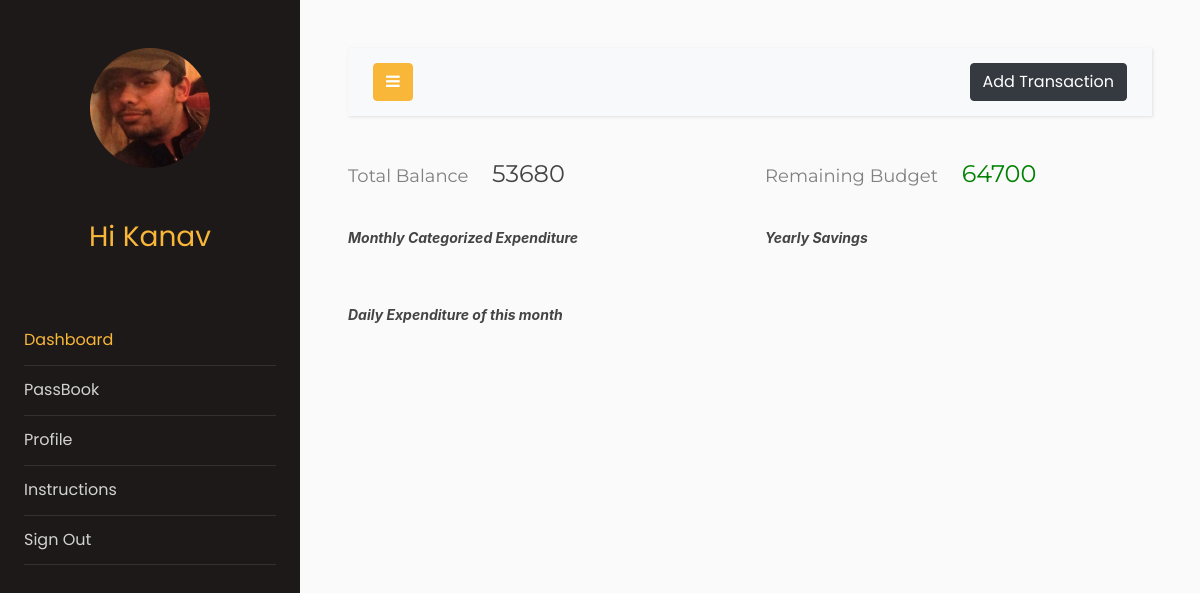
The app's page /dashboard (signed in) with its own data.
### models.py (models this page shows, shortened)
class Users(db.Model, UserMixin):
    __tablename__ = "users"
    id = db.Column(db.Integer, primary_key=True)
    email = db.Column(db.String(64), unique=True, index=True)
    name = db.Column(db.String(64))
    pasword_hash = db.Column(db.String(128))
    income = db.Column(db.Integer)
    budget = db.Column(db.Integer, default=0)
    profile_image = db.Column(
        db.String(128), nullable=False, default="default_profile.jpeg"
    )
    trans = db.relationship("Transactions", backref="User", lazy="dynamic")

### app.py (the view, shortened to what this page needs)
@app.route("/dashboard", methods=["GET", "POST"])
@login_required
def dashboard():
    transForm = transactionForm()
    bar = ghaint_chart()
    line = baseGraph()
    line2 = baseGraph2()
    line3 = savingGraph()
    line4 = savingGraph2()
    TotalBal = totalBal()
    LeftBal = leftBal()
    return render_template(
        "dashboard.html",
        transForm=transForm,
        plot=bar,
        plot2=line,
        plot3=line2,
        plot4=line3,
        plot5=line4,
        totalBal=TotalBal,
        leftBal=LeftBal,
    )

### basicGraph.py (called while the page is built)
def expenditure(mydate):
    amount = 0
    uid = current_user.id
    for obj in Transactions.query.filter_by(userId = uid).all():
        if obj.date.year == today.year and obj.date.month == today.month and obj.date.day <= mydate:
            if obj.cashFlow == 2:
                amount += obj.amount
    return amount

def basic_graph():
    x = np.arange(31)
    y = [0]*31
    uid = current_user.id
    for obj in Transactions.query.filter_by(userId = uid).all():
        if obj.date.year == today.year and obj.date.month == today.month and obj.cashFlow == 2:
            y[obj.date.day] += obj.amount
    return x,y

def basic_graph2():
    x = np.arange(31)
    y = [0]*31
    for xi in x:
        y[xi] = expenditure(xi)
    return x,y

### graphs.py (called while the page is built)
def savingGraph():
    x, y = savings()
    df = pd.DataFrame({"x": x, "y": y})  # creating a sample dataframe
    data = [
        go.Scatter(x=df["x"], y=df["y"], mode="lines", name="Monthly")
    ]  # assign x as the dataframe column 'x'
    graphJSON = json.dumps(data, cls=plotly.utils.PlotlyJSONEncoder)
    return graphJSON

def savingGraph2():
    x, y = savings2()
    df = pd.DataFrame({"x": x, "y": y})  # creating a sample dataframe
    data = [
        go.Scatter(x=df["x"], y=df["y"], mode="lines", name="Aggregate")
    ]  # assign x as the dataframe column 'x'
    graphJSON = json.dumps(data, cls=plotly.utils.PlotlyJSONEncoder)
    return graphJSON

def baseGraph():
    x, y = basic_graph()
    df = pd.DataFrame({"x": x, "y": y})  # creating a sample dataframe
    data = [
        go.Scatter(x=df["x"], y=df["y"], mode="lines", name="Daily")
    ]  # assign x as the dataframe column 'x'
    graphJSON = json.dumps(data, cls=plotly.utils.PlotlyJSONEncoder)
    return graphJSON

def baseGraph2():
    x, y = basic_graph2()
    df = pd.DataFrame({"x": x, "y": y})  # creating a sample dataframe
    data = [
        go.Scatter(x=df["x"], y=df["y"], mode="lines", name="Aggregate")
    ]  # assign x as the dataframe column 'x'
    graphJSON = json.dumps(data, cls=plotly.utils.PlotlyJSONEncoder)
    return graphJSON

def ghaint_chart():
    x, y = xyfunc()
    df = pd.DataFrame({"x": x, "y": y})  # creating a sample dataframe
    data = [
        go.Pie(
            labels=df["x"],
            values=df["y"],
            hole=0.4,
            title="This Months expenses",
        )
    ]  # assign x as the dataframe column 'x'
    graphJSON = json.dumps(data, cls=plotly.utils.PlotlyJSONEncoder)
    return graphJSON

### templates/dashboard.html (shortened to what this page needs)
<!doctype html>
<html lang="en">
  <head>
		<link rel="stylesheet" href="https://stackpath.bootstrapcdn.com/font-awesome/4.7.0/css/font-awesome.min.css">
    <link rel="stylesheet" href="{{ url_for('static', filename='css1/style.css') }}">
  </head>
  <body style="overflow-x: hidden;">
		<div class="wrapper d-flex align-items-stretch">
			<nav id="sidebar">
				<div class="p-4 pt-5">
		  		<a href="#" class="img logo rounded-circle mb-5" style="background-image: url({{url_for('static',filename='profile_pics/'+current_user.profile_image)}});"></a>
          <h3 style="color: #f8b739; font-family: Poppins, Arial, sans-serif; text-align: center;">Hi {{current_user.name}}</h3>
          <br>
          <br>
          <ul class="list-unstyled components mb-5">
	          <li class="active">
	            <a href="{{url_for('dashboard')}}" >Dashboard</a>
	          </li>
            <li>
              <a href="{{url_for('passbook')}}">PassBook</a>
            </li>
            <li>
              <a href="{{url_for('profile')}}">Profile</a>
            </li>
            <li>
              <a href="{{url_for('instructions')}}">Instructions</a>
          </li>
	          <li>
              <a href="{{url_for('logout')}}">Sign Out</a>
            </li>
	        </ul>
	      </div>
    	</nav>
      <div id="content" class="p-4 p-md-5">
        <nav class="navbar navbar-expand-lg navbar-light bg-light">
          <div class="container-fluid">
            <button type="button" id="sidebarCollapse" class="btn btn-primary">
              <i class="fa fa-bars"></i>
            </button>
            <button class="btn btn-dark ml-auto d-inline-block" data-toggle="modal" data-target="#transaction">Add Transaction</button>
          </div>
        </nav>
        <div class="row">
          <div class="col-md-6">
            <h4 style="font-family: Montserrat; color: #444;"><span style="color: grey; font-size: large;">Total Balance &nbsp &nbsp </span>{{totalBal}}</h4>
          </div>
          <div class="col-md-6">
            {%if leftBal>=0%}
            <h4 style="font-family: Montserrat; color: #444;"><span style="color: grey; font-size: large;">Remaining Budget &nbsp &nbsp </span><span style="color: green;">{{leftBal}}</span></h4>
            {%else%}
            <h4 style="font-family: Montserrat; color: #444;"><span style="color: grey; font-size: large;">Overspent &nbsp &nbsp </span><span style="color: red;">{{(-leftBal)}}</span></h4>
            {%endif%}
          </div>
        </div>
        <br>
          <div class="row">
            <div class="col-md-6">
              <em style="font-family:-apple-system, BlinkMacSystemFont, 'Segoe UI', Roboto, Oxygen, Ubuntu, Cantarell, 'Open Sans', 'Helvetica Neue', sans-serif; color: #444; font-weight: bold;">
                Monthly Categorized Expenditure</em>
            </div>
            <div class="col-md-6">
              <em
                style="font-family:-apple-system, BlinkMacSystemFont, 'Segoe UI', Roboto, Oxygen, Ubuntu, Cantarell, 'Open Sans', 'Helvetica Neue', sans-serif; color: #444; font-weight: bold;">
                Yearly Savings</em>
            </div>
            </div>
            <div class="row">
              <div class="col-md-12">
                <em
                    style="font-family:-apple-system, BlinkMacSystemFont, 'Segoe UI', Roboto, Oxygen, Ubuntu, Cantarell, 'Open Sans', 'Helvetica Neue', sans-serif; color: #444; font-weight: bold;">
                Daily Expenditure of this month</em>
              </div>
            </div>
        </div>
		</div>
  </body>
</html>

### records on screen
Users: profile_image (picture), name "Kanav"

### other values on screen
{{ totalBal }} "53680"
{{ leftBal }} "64700"
